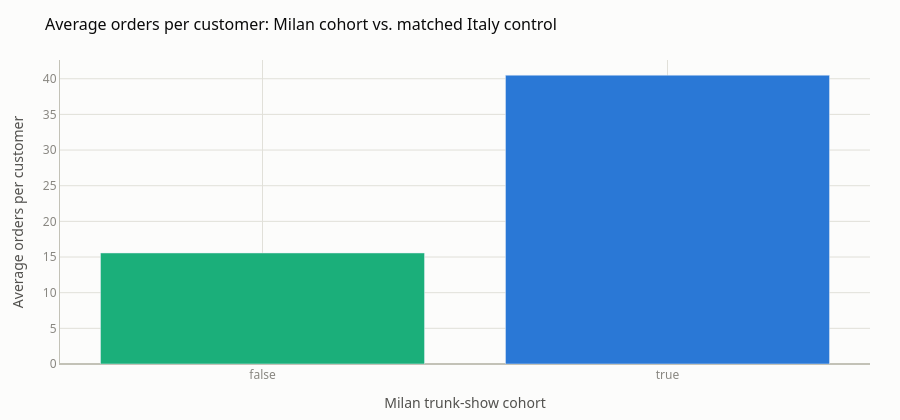

The code cell stored with this chart in its notebook:
### Markdown cell above
## Investigate — repeat-purchase lift vs. a matched control

At real sales volume, a binary "made >=2 purchases" flag saturates near 100% for
almost every active customer — it stops being able to tell anyone apart. The
signal shows up clearly in *how many times* someone repeat-purchases, so that's
the metric we compare: average order count, cohort vs. a matched control of
similarly high-tier non-cohort customers.

### Code cell
coh = con.execute("""
    SELECT is_milan_cohort, loyalty_tier, COUNT(*) n, AVG(n_orders) avg_orders
    FROM gold.customer_cohort_scorecard
    WHERE home_region = 'ITA' AND loyalty_tier IN ('Gold','Platinum','Private Client')
    GROUP BY 1, 2
""").df()
coh["weighted"] = coh["avg_orders"] * coh["n"]
summary = coh.groupby("is_milan_cohort", as_index=False).agg(weighted=("weighted", "sum"), n=("n", "sum"))
summary["avg_orders"] = summary["weighted"] / summary["n"]
lift = summary.loc[summary.is_milan_cohort, "avg_orders"].iloc[0] / summary.loc[~summary.is_milan_cohort, "avg_orders"].iloc[0]
print(f"Milan cohort repeat-purchase lift vs. matched control: {lift:.1f}x")

fig = px.bar(summary, x="is_milan_cohort", y="avg_orders", color="is_milan_cohort",
             color_discrete_sequence=[CATEGORICAL[2], CATEGORICAL[0]],
             labels={"is_milan_cohort": "Milan trunk-show cohort", "avg_orders": "Average orders per customer"})
fig.update_layout(showlegend=False)
style_fig(fig, "Average orders per customer: Milan cohort vs. matched Italy control")

### Figure 1 — Plotly figure (JSON) as saved in the notebook; plotly's stock layout.template omitted (floating-point values rounded to 4 significant figures)
{"data": [{"hovertemplate": "Milan trunk-show cohort=%{x}<br>Average orders per customer=%{y}<extra></extra>", "legendgroup": "False", "marker": {"color": "#1baf7a", "pattern": {"shape": ""}}, "name": "False", "orientation": "v", "showlegend": true, "textposition": "auto", "type": "bar", "x": [false], "xaxis": "x", "y": [15.57], "yaxis": "y"}, {"hovertemplate": "Milan trunk-show cohort=%{x}<br>Average orders per customer=%{y}<extra></extra>", "legendgroup": "True", "marker": {"color": "#2a78d6", "pattern": {"shape": ""}}, "name": "True", "orientation": "v", "showlegend": true, "textposition": "auto", "type": "bar", "x": [true], "xaxis": "x", "y": [40.5], "yaxis": "y"}], "layout": {"barmode": "relative", "colorway": ["#2a78d6", "#eb6834", "#1baf7a", "#eda100", "#e87ba4", "#008300", "#4a3aa7", "#e34948"], "font": {"color": "#52514e", "family": "system-ui, -apple-system, 'Segoe UI', sans-serif", "size": 12}, "height": 420, "legend": {"bgcolor": "rgba(0,0,0,0)", "bordercolor": "rgba(0,0,0,0)", "title": {"text": "Milan trunk-show cohort"}, "tracegroupgap": 0}, "margin": {"b": 50, "l": 60, "r": 30, "t": 60}, "paper_bgcolor": "#fcfcfb", "plot_bgcolor": "#fcfcfb", "showlegend": false, "title": {"font": {"color": "#0b0b0b", "family": "system-ui, -apple-system, 'Segoe UI', sans-serif", "size": 16}, "text": "Average orders per customer: Milan cohort vs. matched Italy control"}, "xaxis": {"anchor": "y", "categoryarray": [false, true], "categoryorder": "array", "domain": [0.0, 1.0], "gridcolor": "#e1e0d9", "linecolor": "#c3c2b7", "tickfont": {"color": "#898781"}, "title": {"text": "Milan trunk-show cohort"}, "zerolinecolor": "#c3c2b7"}, "yaxis": {"anchor": "x", "domain": [0.0, 1.0], "gridcolor": "#e1e0d9", "linecolor": "#c3c2b7", "tickfont": {"color": "#898781"}, "title": {"text": "Average orders per customer"}, "zerolinecolor": "#c3c2b7"}}}
